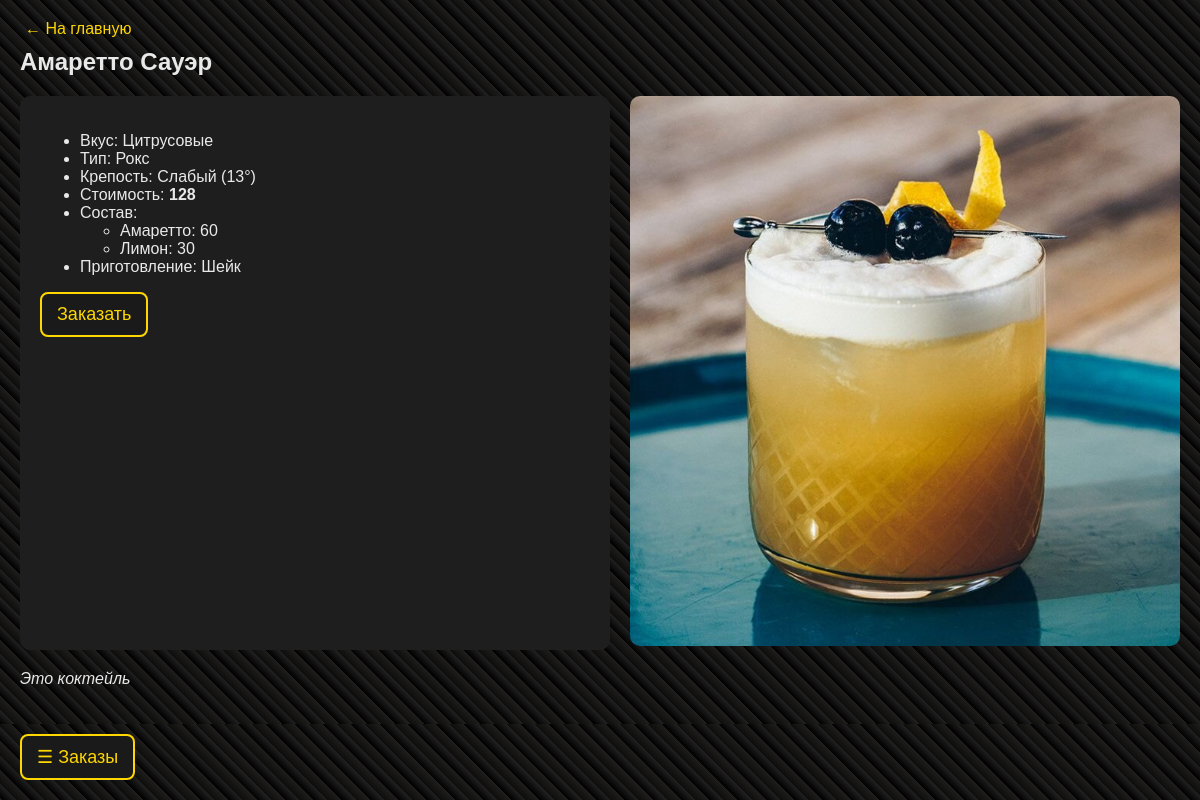
Page /cocktail/2/ (signed in) on the committed database.
### cocktails/models.py (models this page shows, shortened)
class Cocktail(models.Model):
    name = models.CharField(max_length=200)
    alcohol = models.ForeignKey(Alcohol, blank=True, on_delete=models.CASCADE)
    taste = models.ForeignKey(Taste, blank=True, on_delete=models.CASCADE)
    group = models.ForeignKey(Group, blank=True, on_delete=models.CASCADE)
    method = models.ForeignKey(Method, blank=True, on_delete=models.CASCADE, default=1)
    cost = models.IntegerField(default=1)
    comment = models.CharField(max_length=400, default='Это коктейль')
    img = models.ImageField(upload_to='media/', default='media/default.jpg')
    alcohol_perc = models.IntegerField(default=1)

class Taste(models.Model):
    name = models.CharField(max_length=200)
    def __str__(self):
        return self.name

class Group(models.Model):
    name = models.CharField(max_length=200)
    def __str__(self):
        return self.name

class Alcohol(models.Model):
    name = models.CharField(max_length=200)
    def __str__(self):
        return self.name

class Ingridient_Cost(models.Model):
    ingridient_id = models.ForeignKey(Ingridient, on_delete=models.CASCADE)
    cocktail_id = models.ForeignKey(Cocktail, on_delete=models.CASCADE)
    value = models.IntegerField(default=1)

class Ingridient(models.Model):
    name = models.CharField(max_length=200)
    category = models.ForeignKey(Category, on_delete=models.CASCADE)
    availability = models.BooleanField(default=False)
    cost = models.IntegerField(default=100)
    alcohol_perc = models.IntegerField(default=1)
    count = models.IntegerField(default=0)
    def __str__(self):
        return self.name

class Method(models.Model):
    name = models.CharField(max_length=150)
    def __str__(self):
        return self.name

### cocktails/views.py (the view)
# urls.py: path('cocktail/<int:pk>/', views.show_cocktail, name='cocktail'),
def show_cocktail(request, pk):
    bills = show_bills(request)
    cocktail = get_object_or_404(Cocktail, pk=pk)
    form = CreateForm()
    ingr_list = []
    connect = sqlite3.connect('db.sqlite3')
    cursor = connect.cursor()
    cursor.execute(f"SELECT id FROM cocktails_ingridient_cost WHERE cocktail_id_id={pk}")
    ingridients_ids = cursor.fetchall()
    connect.close()
    for i in ingridients_ids:
        ingridient_final = get_object_or_404(Ingridient_Cost, pk=i[0])
        ingr_list.append(ingridient_final)
    context = {
        'cocktail': cocktail,
        'title': cocktail.name,
        'ingr_list': ingr_list,
        'bills': bills,
        'form': form,
    }
    return render(request, 'cocktails/cocktail.html', context=context)

### cocktails/views.py (called while the page is built)
def show_bills(request):
    today = str(date.today())
    client = Client.objects.get(user=request.user)
    if client.user.is_staff or client.user.is_superuser:
        bills = Bill.objects.filter(timestamp__icontains=today).order_by('-timestamp')
    else:
        bills = Bill.objects.filter(timestamp__icontains=today, client=client).order_by('-timestamp')
    return bills

### cocktails/templates/cocktails/cocktail.html (shortened to what this page needs)
{% extends 'cocktails/base.html' %}
{% load widget_tweaks %}
{% block content %}
<div style="padding:20px;">
    <a href="{% url 'index' %}" style="color:#ffd700;">&#8592; На главную</a>
    <h2 style="margin-top:10px;">{{ cocktail.name }}</h2>
    <div style="display:flex; flex-wrap:wrap; gap:20px;">
        <div style="flex:1; min-width:250px; background:#1e1e1e; padding:20px; border-radius:10px;">
            <ul>
                <li>Вкус: {{ cocktail.taste }}</li>
                <li>Тип: {{ cocktail.group }}</li>
                <li>Крепость: {{ cocktail.alcohol }} ({{cocktail.alcohol_perc}}°)</li>
                <li>Стоимость: <b>{{ cocktail.cost }}</b></li>
                <li>Состав:
                    <ul>
                        {% for i in ingr_list %}
                            <li>{{ i.ingridient_id}}: {{ i.value }}</li>
                        {% endfor %}
                    </ul>
                </li>
                <li>Приготовление: {{ cocktail.method }}</li>
            </ul>
            <form action="{% url 'order' cocktail.pk %}" method="post">
                <button class="openbtn" id="openModal" type="submit">Заказать</button>
            </form>
        </div>
        <div style="flex:1; min-width:250px;">
            <img src="{{ cocktail.img.url }}" alt="{{ cocktail.name }}" style="width:100%; border-radius:10px;"/>
        </div>
    </div>
    {% if cocktail.comment %}
    <p style="margin-top:20px; font-style:italic;">{{ cocktail.comment }}</p>
    {% endif %}
</div>
<button class="openbtn" onclick="openNav()" style="position:fixed; bottom:20px; left:20px;">&#9776; Заказы</button>
{% endblock %}

### cocktails/templates/cocktails/base.html (shortened to what this page needs)
{% load static %}
<!DOCTYPE html>
<html lang="ru">
<head>
    <link rel="stylesheet" href="{% static 'cocktails/css/style1.css' %}">
</head>
<body>
    {% block content %}
    {% endblock %}
</body>
</html>

### cocktails/static/cocktails/css/style1.css (style rules this page uses)
body { color: #c7ab0a; background: repeating-linear-gradient(45deg, #000000, #212121 10px, #0d0d0c 10px, #1f1e1c 20px); font-family: Gill Sans; }
a { color: #FFFFFF; margin: 5px; padding: 0px; }

### cocktails/templates/cocktails/base.html (style rules this page uses)
body { margin: 0; font-family: 'Arial', sans-serif; background-color: #121212; color: #e9e9e9; }
a { color: #ffd700; text-decoration: none; }
.openbtn { font-size: 18px; cursor: pointer; background-color: #1a1a1a; color: #ffd700; padding: 10px 15px; border: 2px solid #ffd700; border-radius: 8px; transition: 0.3s; }

### rows in the picture
Cocktail: name "Амаретто Сауэр", taste "Цитрусовые", group "Рокс", alcohol "Слабый", alcohol_perc "13", cost "128", method "Шейк", img (picture), comment "Это коктейль"
Ingridient_Cost: ingridient_id "Амаретто", value "60"
Ingridient_Cost: ingridient_id "Лимон", value "30"
